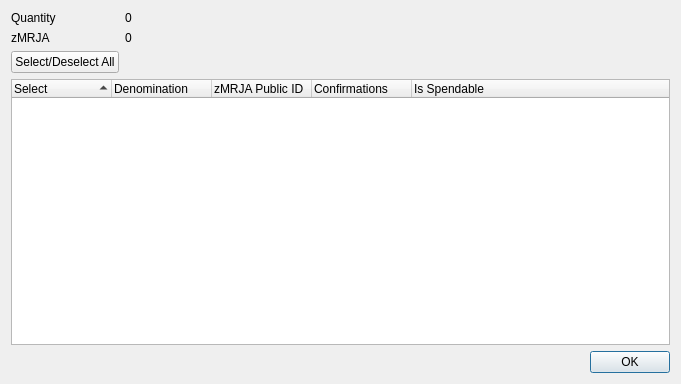
<?xml version="1.0" encoding="UTF-8"?>
<ui version="4.0">
 <class>ZXORNControlDialog</class>
 <widget class="QDialog" name="ZXORNControlDialog">
  <property name="geometry">
   <rect>
    <x>0</x>
    <y>0</y>
    <width>681</width>
    <height>384</height>
   </rect>
  </property>
  <property name="minimumSize">
   <size>
    <width>681</width>
    <height>384</height>
   </size>
  </property>
  <property name="windowTitle">
   <string>Select zXORN to Spend</string>
  </property>
  <layout class="QGridLayout" name="gridLayout">
   <item row="0" column="0">
    <layout class="QFormLayout" name="formLayout">
     <property name="sizeConstraint">
      <enum>QLayout::SetDefaultConstraint</enum>
     </property>
     <item row="0" column="0">
      <widget class="QLabel" name="labelQuantity">
       <property name="text">
        <string>Quantity</string>
       </property>
      </widget>
     </item>
     <item row="0" column="1">
      <widget class="QLabel" name="labelQuantity_int">
       <property name="text">
        <string>0</string>
       </property>
      </widget>
     </item>
     <item row="1" column="0">
      <widget class="QLabel" name="labelZXORN">
       <property name="text">
        <string>zMRJA</string>
       </property>
      </widget>
     </item>
     <item row="1" column="1">
      <widget class="QLabel" name="labelZXORN_int">
       <property name="text">
        <string>0</string>
       </property>
      </widget>
     </item>
     <item row="2" column="0">
      <widget class="QPushButton" name="pushButtonAll">
       <property name="text">
        <string>Select/Deselect All</string>
       </property>
      </widget>
     </item>
    </layout>
   </item>
   <item row="1" column="0">
    <layout class="QVBoxLayout" name="verticalLayout">
     <item>
      <widget class="QTreeWidget" name="treeWidget">
       <property name="minimumSize">
        <size>
         <width>0</width>
         <height>250</height>
        </size>
       </property>
       <property name="alternatingRowColors">
        <bool>true</bool>
       </property>
       <property name="sortingEnabled">
        <bool>true</bool>
       </property>
       <property name="columnCount">
        <number>5</number>
       </property>
       <attribute name="headerDefaultSectionSize">
        <number>100</number>
       </attribute>
       <column>
        <property name="text">
         <string notr="true">Select</string>
        </property>
       </column>
       <column>
        <property name="text">
         <string notr="true">Denomination</string>
        </property>
       </column>
       <column>
        <property name="text">
         <string notr="true">zMRJA Public ID</string>
        </property>
       </column>
       <column>
        <property name="text">
         <string notr="true">Confirmations</string>
        </property>
       </column>
       <column>
        <property name="text">
         <string>Is Spendable</string>
        </property>
       </column>
      </widget>
     </item>
     <item>
      <widget class="QDialogButtonBox" name="buttonBox">
       <property name="orientation">
        <enum>Qt::Horizontal</enum>
       </property>
       <property name="standardButtons">
        <set>QDialogButtonBox::Ok</set>
       </property>
      </widget>
     </item>
    </layout>
   </item>
  </layout>
 </widget>
 <resources/>
 <connections>
  <connection>
   <sender>buttonBox</sender>
   <signal>accepted()</signal>
   <receiver>ZXORNControlDialog</receiver>
   <slot>accept()</slot>
   <hints>
    <hint type="sourcelabel">
     <x>248</x>
     <y>254</y>
    </hint>
    <hint type="destinationlabel">
     <x>157</x>
     <y>274</y>
    </hint>
   </hints>
  </connection>
  <connection>
   <sender>buttonBox</sender>
   <signal>rejected()</signal>
   <receiver>ZXORNControlDialog</receiver>
   <slot>reject()</slot>
   <hints>
    <hint type="sourcelabel">
     <x>316</x>
     <y>260</y>
    </hint>
    <hint type="destinationlabel">
     <x>286</x>
     <y>274</y>
    </hint>
   </hints>
  </connection>
 </connections>
</ui>
